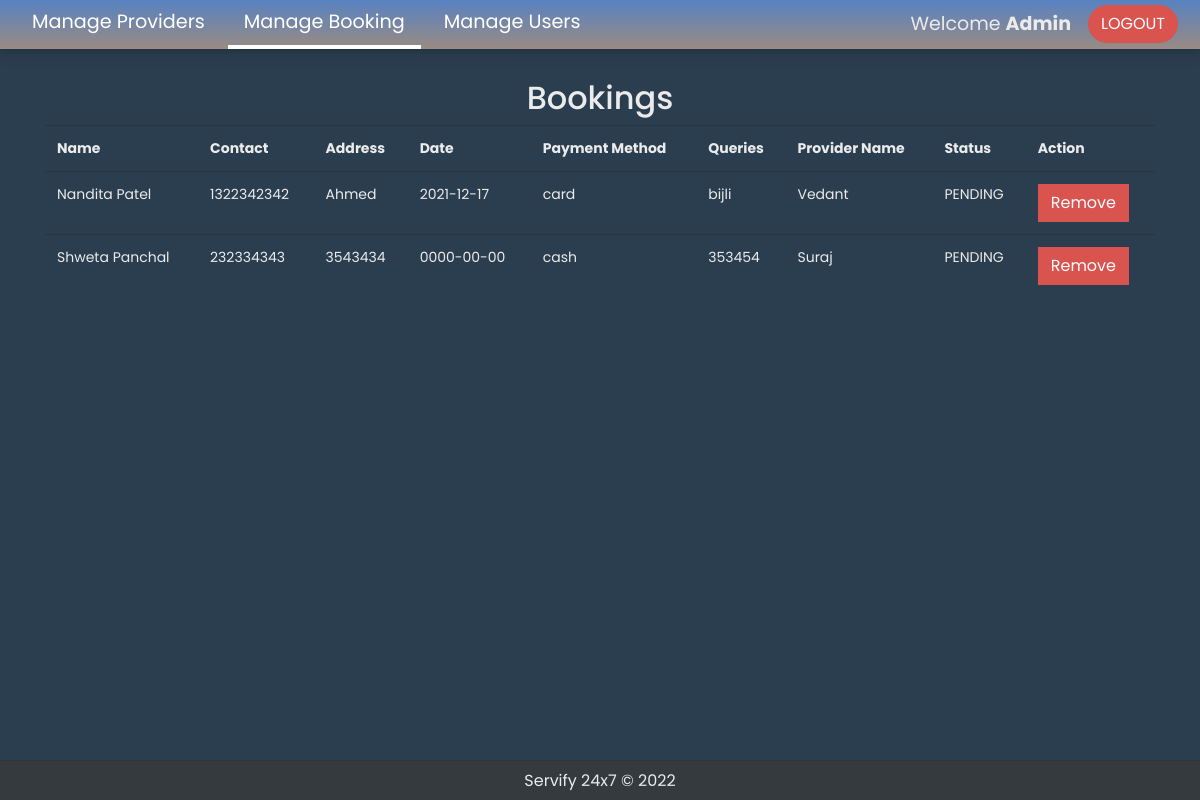
/admin.php (signed in), run on an earlier commit of the app's database.
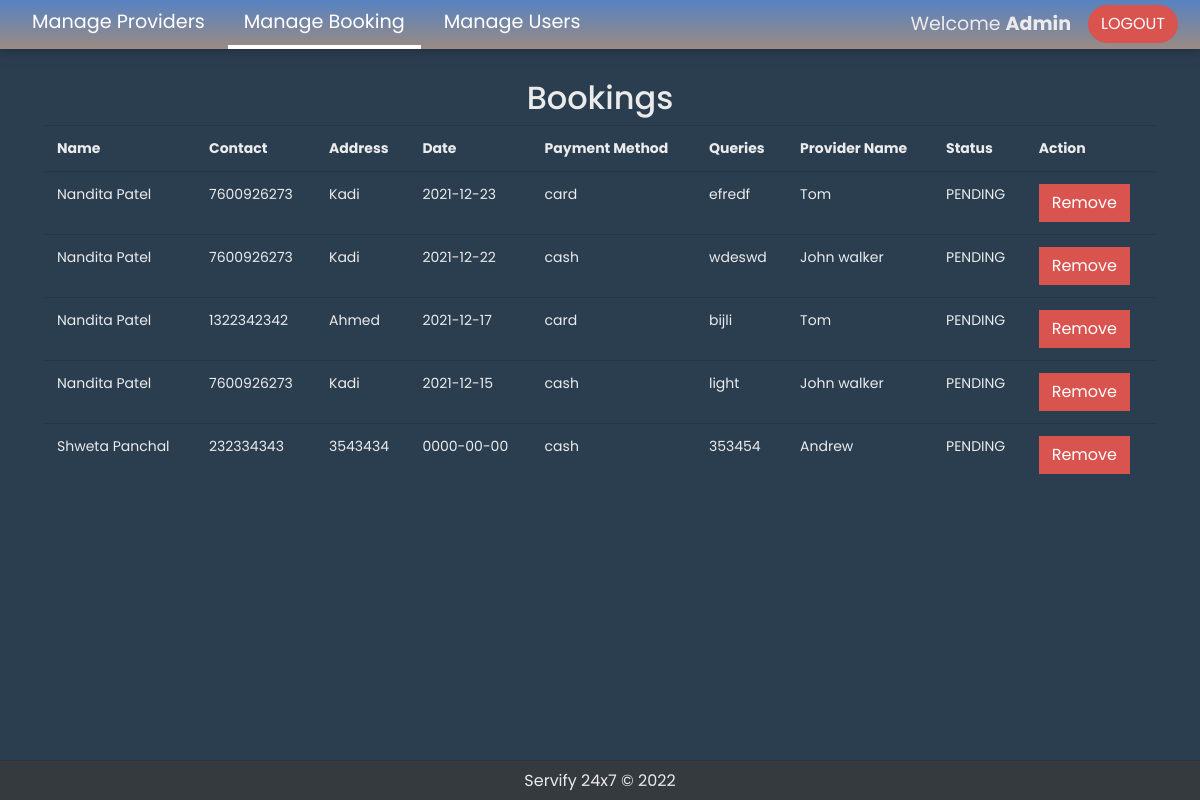
And on a later commit of the database.
### tables this page shows
CREATE TABLE `bookings` (
  `id` int(10) UNSIGNED NOT NULL,
  `provider_id` int(10) UNSIGNED NOT NULL,
  `fname` varchar(255) NOT NULL,
  `lname` varchar(255) NOT NULL,
  `email` varchar(255) NOT NULL,
  `contact` varchar(20) NOT NULL,
  `adder` varchar(255) NOT NULL,
  `date` date NOT NULL,
  `payment` varchar(30) NOT NULL,
  `queries` varchar(255) NOT NULL,
  `status` varchar(255) NOT NULL
);

CREATE TABLE `providers` (
  `id` int(10) UNSIGNED NOT NULL,
  `name` varchar(255) NOT NULL,
  `contact` varchar(20) NOT NULL,
  `email` varchar(255) NOT NULL,
  `descr` varchar(1000) NOT NULL,
  `adder1` varchar(255) NOT NULL,
  `adder2` varchar(255) NOT NULL,
  `city` varchar(50) NOT NULL,
  `password` varchar(255) NOT NULL,
  `photo` varchar(255) NOT NULL,
  `profession` varchar(255) NOT NULL,
  `rating` varchar(255) NOT NULL
);

### scripts/DB.php (called while the page is built, shortened)
<?php
class DB
{
    protected static $_stmt = null;
    public static function getConnection()
    {
        try {
            $conn = new PDO("mysql:host=".self::HOST.";dbname=".self::DBNAME, self::USERNAME, self::PASSWORD, []);
            $conn->setAttribute(PDO::ATTR_ERRMODE, PDO::ERRMODE_EXCEPTION);
        } catch (PDOException $e) {
            echo $e->getMessage();
        }
        return $conn;
    }
    public static function query($sql, $params = array())
    {
        try {
            self::$_stmt = self::getConnection()->prepare($sql);
            if (empty($params)) {
                self::$_stmt->execute();
            } else {
                self::$_stmt->execute($params);
            }
            return self::$_stmt;
        } catch (PDOException $e) {
            echo $e->getMessage();
        }
    }
}

### admin.php (the view, shortened to what this page needs)
<?php
include_once "scripts/DB.php";
include_once "include/header.php";
$sql = "SELECT b.*, p.name AS provider_name FROM bookings AS b, providers AS p WHERE b.provider_id = p.id ORDER BY b.date DESC";
$bookings = DB::query($sql)->fetchAll(PDO::FETCH_OBJ);
?>
<div class="container" style="margin-top: 30px; margin-bottom: 60px;">
    <h2 class="text-center"> Bookings </h2>
    <div class="table-responsive">
        <table class="table">
            <tr>
                <th>Name</th>
                <th>Contact</th>
                <th>Address</th>
                <th>Date</th>
                <th>Payment Method</th>
                <th>Queries</th>
                <th>Provider Name</th>
                <th>Status</th>
                <th>Action</th>
            </tr>
            <?php foreach ($bookings as $booking) : ?>
                <tr>
                    <td>
                        <?= ucfirst($booking->fname) ?> <?= ucfirst($booking->lname) ?>
                    </td>
                    <td>
                        <?= $booking->contact; ?>
                    </td>
                    <td>
                        <?= ucwords($booking->adder) ?>
                    </td>
                    <td>
                        <?= $booking->date; ?>
                    </td>
                    <td>
                        <?= $booking->payment; ?>
                    </td>
                    <td>
                        <?= $booking->queries; ?>
                    </td>
                    <td>
                        <?= $booking->provider_name; ?>
                    </td>
                    <td>
                        <?= $booking->status; ?>
                    </td>
                    <td>
                        <a class="btn btn-danger" onclick="return deleteBooking()" href="deletebooking.php?id=<?= $booking->id; ?>">Remove</a>
                    </td>
                </tr>
            <?php endforeach; ?>
        </table>
    </div>
</div>
<?php include_once "include/footer.php";

What changed in the data, as far as the page shows it:
added bookings: fname "Nandita", lname "Patel", contact "7600926273", adder "Kadi", date "2021-12-23", payment "card", queries "efredf", provider.name "Tom", status "PENDING"
added bookings: fname "Nandita", lname "Patel", contact "7600926273", adder "Kadi", date "2021-12-22", payment "cash", queries "wdeswd", provider.name "John walker", status "PENDING"
changed through a linked row, bookings "Ahmed": provider.name "Vedant" → "Tom"
added bookings: fname "Nandita", lname "Patel", contact "7600926273", adder "Kadi", date "2021-12-15", payment "cash", queries "light", provider.name "John walker", status "PENDING"
changed through a linked row, bookings "Shweta": provider.name "Suraj" → "Andrew"
